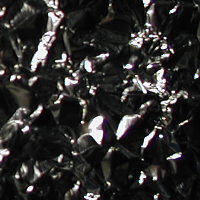
#> input picture Texture_Classification/KTH-TIPS/kth_tips_col_200x200/KTH_TIPS/aluminium_foil/15-scale_1_im_4_col.png, 200 x 200 px, found by its file name; its folder holds only this picture in this run
$ jupyter execute --allow-errors Untitled.ipynb
#> lines starting #> are read from the running program, lines starting #| are printed output that depends on the picture
[cell 1]
import numpy
import math
import cv2
import os

def makeRFSFilters():
    SUP = 49
    SCALES = [1,2,4]
    NORIENT = 6

    NROTINV = 2
    NBAR = len(SCALES) * NORIENT
    NEDGE = len(SCALES) * NORIENT
    NF = NEDGE + NBAR + NROTINV
    F = numpy.zeros((NF, SUP, SUP))
    hsup = 24
    nownum = 0
    x = []
    y = []
    for i in range(-hsup, hsup+1):
        for j in range(-hsup, hsup+1):
            x.append(j)
            y.append(i)
            nownum += 1
    orgpts = numpy.zeros((2, SUP*SUP))
    for i in range(SUP*SUP):
        orgpts[0][i] = x[i]
        orgpts[1][i] = y[i]

    count = 0
    for scale in range(len(SCALES)):
        for orient in range(NORIENT):
            angle = math.pi * orient / NORIENT
            Turn = numpy.zeros((2, 2))
            c = math.cos(angle)
            s = math.sin(angle)
            Turn[1, 1] = c
            Turn[0, 0] = c
            Turn[0, 1] = -s
            Turn[1, 0] = s
            Turn = numpy.mat(Turn)
            orgpts = numpy.mat(orgpts)
            rotpts = Turn * orgpts
            #print('r')
            #print(rotpts)
            F[count, :, :] = makefilter(SCALES[scale], 0, 1, rotpts, SUP)
            F[count+NEDGE, :, :] = makefilter(SCALES[scale], 0, 2, rotpts, SUP)
            count = count + 1

    F[NBAR+NEDGE, :, :] = normalize(imgGaussian(hsup, 10))
    F[NBAR+NEDGE+1, :, :] = normalize(imgLaplacian(hsup, 10))
    return F

def makefilter(scale, phasex, phasey, pts, sup):
    gx = gaussld(3*scale, 0, pts[0, :], phasex)
    gy = gaussld(1*scale, 0, pts[1, :], phasey)
    f = normalize(numpy.multiply(gx, gy).reshape(sup, sup))
    return f

def gaussld(sigma, mean, x, ord):
    #print('x')
    #print(x)
    x = x - mean
    x = numpy.mat(x)
    num = numpy.multiply(x, x)
    #print('x2')
    #print(x)
    #print(type(num))
    variance = sigma ** 2
    denom = 2 * variance
    #print(denom)
    g = numpy.exp(-1.0*num / denom) / numpy.sqrt(numpy.pi * denom)
    #print('g')
    #print(g)
    if ord == 1:
        g = numpy.multiply(g, x/variance)
    elif ord == 2:
        g = numpy.multiply(g, (num - variance) / (variance**2))
    return g

def normalize(f):
    f = f - f.mean()
    f = f / abs(f).sum()
    return f

[cell 2]
def imgGaussian(size, sigma):
    '''
    :param sigma: σ标准差
    :return: 高斯滤波器的模板
    '''
#> called with size = 24, sigma = 10
    img_h = img_w = size*2+1
    gaussian_mat = numpy.zeros((img_h, img_w))
    for x in range(-size, size + 1):
        for y in range(-size,size + 1):
            gaussian_mat[x + size][y + size] = numpy.exp(-0.5 * (x ** 2 + y ** 2) / (sigma ** 2))
    return gaussian_mat

def imgLaplacian(size, sigma):
    laplacian_mat = -imgGaussian(size, 10)
    laplacian_mat[size+1, size+1] = -(laplacian_mat.sum() - laplacian_mat[size+1, size+1])
    return laplacian_mat

[cell 3]
F = makeRFSFilters()

[cell 4]
import matplotlib.pyplot as plt
import matplotlib.ticker as ticker
fig = plt.figure()
ax = fig.add_subplot(111)
cax = ax.matshow(F[6, : ,:])
fig.colorbar(cax)
plt.show()
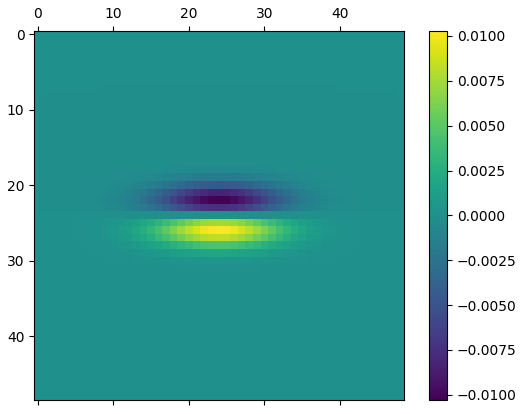
#> figure drawn by matplotlib, 2 panels

[cell 5]
textures = ['aluminium_foil', 'brown_bread', 'corduroy', 'cotton', 'cracker', 'linen', 'orange_peel', 'sandpaper', 'sponge', 'styrofoam']
array_of_img = []
bin_size = 8
filter_num = 38
def read_directory():
    # this loop is for read each image in this foder,directory_name is the foder name with images.
    directory_name = "KTH_TIPS"
    for i in range(len(textures)):
        array_of_img.append([])
        for filename in os.listdir("KTH_TIPS/"+textures[i]):
            #print(filename) #just for test
            #img is used to store the image data
            img = cv2.imread(directory_name + "/" + textures[i] + "/" + filename)
#> img is the input picture: shape (200, 200, 3); mean B, G, R 43.5, 44.5, 45.8
            #print(directory_name + "/" + textures[i] + "/" + filename)
            array_of_img[i].append(img)
            cv2.imshow('img', img)
